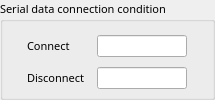
                 <widget class="QGroupBox" name="group_packing_12">
                  <property name="minimumSize">
                   <size>
                    <width>215</width>
                    <height>45</height>
                   </size>
                  </property>
                  <property name="maximumSize">
                   <size>
                    <width>430</width>
                    <height>200</height>
                   </size>
                  </property>
                  <property name="font">
                   <font>
                    <family>맑은 고딕</family>
                    <pointsize>8</pointsize>
                   </font>
                  </property>
                  <property name="title">
                   <string>Serial data connection condition</string>
                  </property>
                  <layout class="QGridLayout" name="gridLayout_76">
                   <property name="bottomMargin">
                    <number>6</number>
                   </property>
                   <property name="verticalSpacing">
                    <number>8</number>
                   </property>
                   <item row="0" column="0">
                    <layout class="QHBoxLayout" name="horizontalLayout_132">
                     <item>
                      <widget class="QLabel" name="label_168">
                       <property name="minimumSize">
                        <size>
                         <width>70</width>
                         <height>22</height>
                        </size>
                       </property>
                       <property name="maximumSize">
                        <size>
                         <width>70</width>
                         <height>22</height>
                        </size>
                       </property>
                       <property name="font">
                        <font>
                         <family>맑은 고딕</family>
                         <pointsize>8</pointsize>
                        </font>
                       </property>
                       <property name="text">
                        <string>Connect</string>
                       </property>
                      </widget>
                     </item>
                     <item>
                      <widget class="QLineEdit" name="ch1_pack_char_3">
                       <property name="minimumSize">
                        <size>
                         <width>90</width>
                         <height>22</height>
                        </size>
                       </property>
                       <property name="maximumSize">
                        <size>
                         <width>85</width>
                         <height>22</height>
                        </size>
                       </property>
                       <property name="font">
                        <font>
                         <family>맑은 고딕</family>
                         <pointsize>8</pointsize>
                        </font>
                       </property>
                       <property name="text">
                        <string/>
                       </property>
                       <property name="alignment">
                        <set>Qt::AlignCenter</set>
                       </property>
                      </widget>
                     </item>
                    </layout>
                   </item>
                   <item row="1" column="0">
                    <layout class="QHBoxLayout" name="horizontalLayout_133">
                     <item>
                      <widget class="QLabel" name="label_169">
                       <property name="minimumSize">
                        <size>
                         <width>70</width>
                         <height>22</height>
                        </size>
                       </property>
                       <property name="maximumSize">
                        <size>
                         <width>70</width>
                         <height>22</height>
                        </size>
                       </property>
                       <property name="font">
                        <font>
                         <family>맑은 고딕</family>
                         <pointsize>8</pointsize>
                        </font>
                       </property>
                       <property name="text">
                        <string>Disconnect</string>
                       </property>
                      </widget>
                     </item>
                     <item>
                      <widget class="QLineEdit" name="ch1_pack_char_4">
                       <property name="minimumSize">
                        <size>
                         <width>90</width>
                         <height>22</height>
                        </size>
                       </property>
                       <property name="maximumSize">
                        <size>
                         <width>85</width>
                         <height>22</height>
                        </size>
                       </property>
                       <property name="font">
                        <font>
                         <family>맑은 고딕</family>
                         <pointsize>8</pointsize>
                        </font>
                       </property>
                       <property name="text">
                        <string/>
                       </property>
                       <property name="alignment">
                        <set>Qt::AlignCenter</set>
                       </property>
                      </widget>
                     </item>
                    </layout>
                   </item>
                  </layout>
                 </widget>
